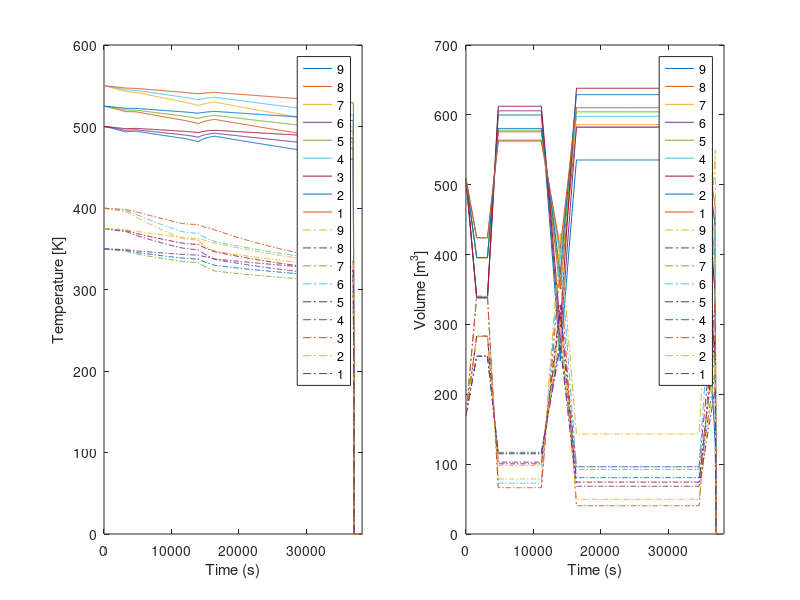
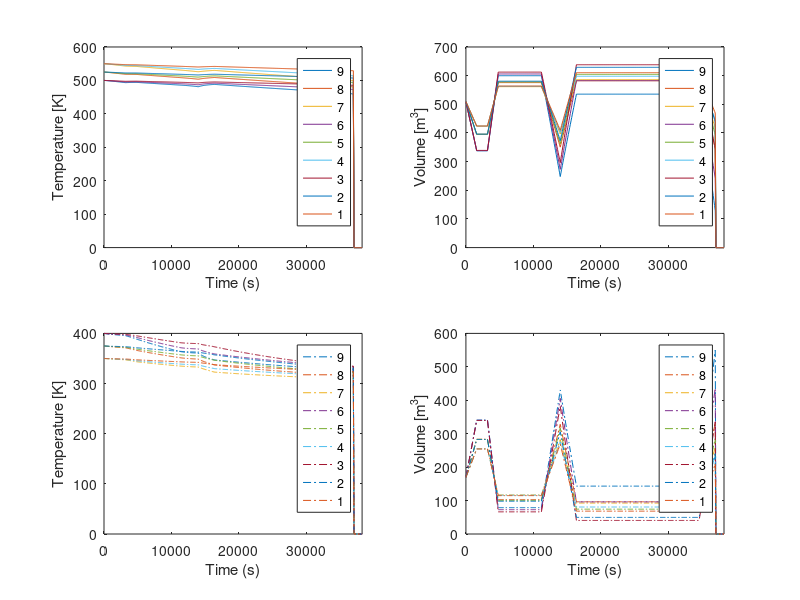

MATLAB code to generate these figures, in order:
clear all
close all
% Run this script first
start_time = tic;

%==========================================================================================
% Inputs
%==========================================================================================
% Salt Tank Inputs          |  Value            | Units       | Description/Notes
%---------------------------|-------------------|-------------|-----------------------------
TANK_RADIUS                 = 6;                % m             both tanks have same dimensions
TANK_HEIGHT                 = 6;                % m             in Milestone 3 report a tank height of 12 was used
STARTING_HOT_TANK_VOL_FRACT = 0.75;             % -             total fluid volume equals the volume of one tank.  This is the fraction of the total fluid that's initially in the hot tank
P_IN                        = 50E6;             % J/s           rate at which THERMAL power is transferred in when charging
P_OUT                       = 30E6;             % J/s           rate at which THERMAL power is transferred out when discharging
T_inf                       = 300;              % K             ambient temperature outside the tank
%------------------------------------------------------------------------------------------
% Sensitvity Analysis Input Ranges (9 combos used based on temp, hx_cf, and salt)
%------------------------------------------------------------------------------------------
T_HL                        = [550, 525, 500];  % K             array of target hot tank temps
T_CL                        = [350, 375, 400];  % K             array of target cold tank temps
hx_cf                       = [20, 35, 50];     %               heat transfer coeff for natural circulation convective heat xfer to environment - W/m2/K
salt                        = "Solar Salt";     %               Solar Salt, Hitec XL or Glauber
c_p                         = 0;                % J/kg-K        specific heat capacity , value initiated with 0 
rho                         = 0;                % kg/m3         density, value initiated with 0
if salt == "Solar Salt"
    c_p                     = 1496;
    rho                     = 1899;
elseif salt == "Hitec XL"
    c_p                     = 1447;
    rho                     = 1992;
elseif salt == "Glauber"
    c_p                     = 3349;
    rho                     = 1460;
else
    print("Error in salt input");
end
%------------------------------------------------------------------------------------------
% Sets up events (discharge, nothing, charge)
%------------------------------------------------------------------------------------------
N_EVENTS                    = 8;                %               number of events
event                       = [];               %               the event array is initiated with 0, 1 or 2 to correspond to a 
% charge, constant, or discharge cycle. can string together as many events 0, 1 and 2 as you want, 
% but code will give garbage results if either tank becomes totally empty or if heat loss to environment is 
% too high this can be fixed with some more coding but for now just keep an eye on the plots
endt_event                  = [];
tsteps_per_event            = [];
event(1)                    = 0;                % discharge
event(2)                    = 1;                % do nothing for a while
event(3)                    = 2;                % charge
event(4)                    = 1;
event(5)                    = 0;
event(6)                    = 2;
event(7)                    = 1;
event(8)                    = 0;
endt_event(1)               = 1800;             % s             event 1 ends after 1800 s (30 minutes)
endt_event(2)               = 3600;             % s             event 2 ends at 3600 s (hence lasts 1800 s)
endt_event(3)               = 5400;             % s             sets the end time of each event
endt_event(4)               = 12000;            % s
endt_event(5)               = 15000;            % s
endt_event(6)               = 17600;            % s
endt_event(7)               = 36000;            % s
endt_event(8)               = 38400;            % s
dt                          = 100;              % s             time step in seconds - I haven't tested convergence, could possibly jack this way up
%==========================================================================================
% end of inputs
%==========================================================================================




%-------------------------------------------------------------------------
% Initial Calculations
%-------------------------------------------------------------------------
TANK_TOTVOL             = pi*TANK_RADIUS*TANK_RADIUS*TANK_HEIGHT;       % m3, tank volume
TANK_SIDESA             = 2*pi*TANK_RADIUS*TANK_HEIGHT;                 % m2, area of tank sides
tsteps_per_event(1)     = round(endt_event(1)/dt);                      % number of time steps in the first event
endt_event(1)           = dt*tsteps_per_event(1);
nt                      = tsteps_per_event(1);
for i=2:N_EVENTS        % calculates total number of time steps for all events
    tsteps_per_event(i) = round((endt_event(i)-endt_event(i-1))/dt);% number of time steps in event i
    endt_event(i)       = endt_event(i-1) + dt*tsteps_per_event(i); % rounds entries here?
    nt                  = nt + tsteps_per_event(i);
end
t                       = (0:dt:(nt-1)*dt); % time array?

%-------------------------------------------------------------------------
% Creates arrays of length nt for time, temperatures, volumes, and masses
%-------------------------------------------------------------------------
Th                      = zeros(1,nt);
Tc                      = zeros(1,nt);
Vh                      = zeros(1,nt);
Vc                      = zeros(1,nt);
mh                      = zeros(1,nt);
mc                      = zeros(1,nt);
% mdotchg = zeros(nt,1)';
% mdotdis = zeros(nt,1)';

% Creates temporary 2D arrays for Th, Tc, Vh, and Vc
% These will store Th, Tc, Vh, and Vc for all nine sensitivity trials  
Th_temp                 = zeros(9,nt);
Tc_temp                 = zeros(9,nt);
Vh_temp                 = zeros(9,nt);
Vc_temp                 = zeros(9,nt);



% These two loops will iterate through the different sensitivity inputs
count = 1;
for h=1:3       % h iterates through the heat transfer coefficients
    for g=1:3   % g iterates though the temperature ranges 
        % inital assignments/calculations for Th, Tc, Vc, and Vh at time step zero
        Th(1) = T_HL(g); % initial T in hot tank
        Tc(1) = T_CL(g); % initial T in cold tank
        mh(1) = TANK_TOTVOL*rho*STARTING_HOT_TANK_VOL_FRACT;     % initial mass in hot tank
        mc(1) = TANK_TOTVOL*rho*(1-STARTING_HOT_TANK_VOL_FRACT); % initial mass in cold tank
        Vh(1) = mh(1)/rho; % initial volume in hot tank
        Vc(1) = mc(1)/rho; % initial volume in cold tank
        % mdotchg(1) = 0;
        % mdotdis(1) = 0;
        ix = 2;
        mt = [];
        % calculated temperatures and volumes at the time steps for each case
        % the formulas used for Th, Tc, Vh, and Vc can be found in the report -- derived by Schneider 
        for i=1:N_EVENTS
            if event(i)==0  % discharge
                for j=1:tsteps_per_event(i) 
                    Th(ix) = Th(ix-1)-dt*(hx_cf(h)*(Th(ix-1)-T_inf)*TANK_SIDESA/(c_p*rho*Vh(ix-1)));
                    Tc(ix) = Tc(ix-1)-dt*(hx_cf(h)*(Tc(ix-1)-T_inf)*TANK_SIDESA/(c_p*rho*Vc(ix-1)));
                    Vh(ix) = Vh(ix-1)-dt*(P_OUT/(rho*c_p*(Th(ix-1)-T_CL(g)))); 
                    Vc(ix) = Vc(ix-1)+dt*(P_OUT/(rho*c_p*(Th(ix-1)-T_CL(g))));
                    mt     = dt*(P_OUT/(rho*c_p*(Th(ix-1)-T_CL(g)))); % Why is this the same as the second term in V eqn?********
                    ix     = ix+1;
                end % for int j
                ix = ix-2; % reset time step index after each event
            elseif event(i) == 1  % just heat loss
                for j=1:tsteps_per_event(i)
                     Th(ix) = Th(ix-1)-dt*(hx_cf(h)*(Th(ix-1)-T_inf)*TANK_SIDESA/(c_p*rho*Vh(ix-1)));
                     Tc(ix) = Tc(ix-1)-dt*(hx_cf(h)*(Tc(ix-1)-T_inf)*TANK_SIDESA/(c_p*rho*Vc(ix-1)));
                     Vh(ix) = Vh(ix-1);
                     Vc(ix) = Vc(ix-1);
                     ix     = ix+1;
                end %for int j
                ix = ix-2; % reset time step index after each event
            elseif event(i) == 2  % charge
                for j=1:tsteps_per_event(i)
                    Th(ix) = Th(ix-1)+dt*(P_IN*(T_HL(g)-Th(ix-1))/(Vh(ix-1)*c_p*rho*(T_HL(g)-Tc(ix-1)))-hx_cf(h)*(Th(ix-1)-T_inf)*TANK_SIDESA/(c_p*rho*Vh(ix-1)));
                    Tc(ix) = Tc(ix-1)-dt*(P_IN*(T_HL(g)-Th(ix-1))/(Vh(ix-1)*c_p*rho*(T_HL(g)-Tc(ix-1)))+hx_cf(h)*(Tc(ix-1)-T_inf)*TANK_SIDESA/(c_p*rho*Vc(ix-1)));
                    Vh(ix) = Vh(ix-1)+dt*(P_IN/(rho*c_p*(T_HL(g)-Tc(ix-1))));
                    Vc(ix) = Vc(ix-1)-dt*(P_IN/(rho*c_p*(T_HL(g)-Tc(ix-1)))); 
                    ix     = ix+1;
                end %for int j
                ix = ix-2; % reset time step index after each event
            else
                break;
            end
        end % for int i
        % once all temperatures and volumes are calculated for a given sensitivity trial (1-9), the results are stored
        % in the 2D temporary arrays
        for r = 1:nt
            Th_temp(count,r) = Th(r);
            Tc_temp(count,r) = Tc(r);
            Vh_temp(count,r) = Vh(r);
            Vc_temp(count,r) = Vc(r);
        end %for int r

        count = count+1;
    
    end % for int g
    
end %for int h

%these 1D arrays are created to hold the temperature and volume results of each sensitivity trial
%9 possible combos for Th, Tc, Vh, and Vc
Th1 = zeros(1,nt);
Tc1 = zeros(1,nt);
Vh1 = zeros(1,nt);
Vc1 = zeros(1,nt);

Th2 = zeros(1,nt);
Tc2 = zeros(1,nt);
Vh2 = zeros(1,nt);
Vc2 = zeros(1,nt);

Th3 = zeros(1,nt);
Tc3 = zeros(1,nt);
Vh3 = zeros(1,nt);
Vc3 = zeros(1,nt);

Th4 = zeros(1,nt);
Tc4 = zeros(1,nt);
Vh4 = zeros(1,nt);
Vc4 = zeros(1,nt);

Th5 = zeros(1,nt);
Tc5 = zeros(1,nt);
Vh5 = zeros(1,nt);
Vc5 = zeros(1,nt);

Th6 = zeros(1,nt);
Tc6 = zeros(1,nt);
Vh6 = zeros(1,nt);
Vc6 = zeros(1,nt);

Th7 = zeros(1,nt);
Tc7 = zeros(1,nt);
Vh7 = zeros(1,nt);
Vc7 = zeros(1,nt);

Th8 = zeros(1,nt);
Tc8 = zeros(1,nt);
Vh8 = zeros(1,nt);
Vc8 = zeros(1,nt);

Th9 = zeros(1,nt);
Tc9 = zeros(1,nt);
Vh9 = zeros(1,nt);
Vc9 = zeros(1,nt);

% assignments from the 2D temporary array are made to the individual 1D arrays defined above 
for y=1:nt
    Th1(y) = Th_temp(1,y);
    Tc1(y) = Tc_temp(1,y);
    Vh1(y) = Vh_temp(1,y);
    Vc1(y) = Vc_temp(1,y);

    Th2(y) = Th_temp(2,y);
    Tc2(y) = Tc_temp(2,y);
    Vh2(y) = Vh_temp(2,y);
    Vc2(y) = Vc_temp(2,y);

    Th3(y) = Th_temp(3,y);
    Tc3(y) = Tc_temp(3,y);
    Vh3(y) = Vh_temp(3,y);
    Vc3(y) = Vc_temp(3,y);

    Th4(y) = Th_temp(4,y);
    Tc4(y) = Tc_temp(4,y);
    Vh4(y) = Vh_temp(4,y);
    Vc4(y) = Vc_temp(4,y);

    Th5(y) = Th_temp(5,y);
    Tc5(y) = Tc_temp(5,y);
    Vh5(y) = Vh_temp(5,y);
    Vc5(y) = Vc_temp(5,y);

    Th6(y) = Th_temp(6,y);
    Tc6(y) = Tc_temp(6,y);
    Vh6(y) = Vh_temp(6,y);
    Vc6(y) = Vc_temp(6,y);

    Th7(y) = Th_temp(7,y);
    Tc7(y) = Tc_temp(7,y);
    Vh7(y) = Vh_temp(7,y);
    Vc7(y) = Vc_temp(7,y);

    Th8(y) = Th_temp(8,y);
    Tc8(y) = Tc_temp(8,y);
    Vh8(y) = Vh_temp(8,y);
    Vc8(y) = Vc_temp(8,y);

    Th9(y) = Th_temp(9,y);
    Tc9(y) = Tc_temp(9,y);
    Vh9(y) = Vh_temp(9,y);
    Vc9(y) = Vc_temp(9,y);
end % for y


%==========================================================================================
% Plotting
%==========================================================================================

%------------------------------------------------------------------------------------------
% Temperature Plot
%------------------------------------------------------------------------------------------
subplot(1,2,1)
plot(t,Th9,t,Th8,t,Th7,t,Th6,t,Th5,t,Th4,t,Th3,t,Th2,t,Th1,...
    t,Tc9,'-.',t,Tc8,'-.',t,Tc7,'-.',t,Tc6,'-.',t,Tc5,'-.',t,Tc4,'-.',t,Tc3,'-.',t,Tc2,'-.',t,Tc1,'-.')
legend('9','8','7','6','5','4','3','2','1','9','8','7','6','5','4','3','2','1')
xlim([0 max(t)]), xlabel('Time (s)'), ylabel('Temperature [K]')
set(gcf,'Color','w')

%------------------------------------------------------------------------------------------
% Volume Plot
%------------------------------------------------------------------------------------------
subplot(1,2,2)
plot(t,Vh9,t,Vh8,t,Vh7,t,Vh6,t,Vh5,t,Vh4,t,Vh3,t,Vh2,t,Vh1,...
    t,Vc9,'-.',t,Vc8,'-.',t,Vc7,'-.',t,Vc6,'-.',t,Vc5,'-.',t,Vc4,'-.',t,Vc3,'-.',t,Vc2,'-.',t,Vc1,'-.')
legend('9','8','7','6','5','4','3','2','1','9','8','7','6','5','4','3','2','1')
xlim([0 max(t)]), xlabel('Time (s)'), ylabel('Volume [m^3]')
set(gcf,'Color','w')


%------------------------------------------------------------------------------------------
% All Separate Plots
%------------------------------------------------------------------------------------------
figure
subplot(2,2,1), title('Hot Tank Temperature')
plot(t,Th9,t,Th8,t,Th7,t,Th6,t,Th5,t,Th4,t,Th3,t,Th2,t,Th1)
legend('9','8','7','6','5','4','3','2','1')
xlim([0 max(t)]), xlabel('Time (s)'), ylabel('Temperature [K]')
set(gcf,'Color','w')

subplot(2,2,2), title('Hot Tank Volume')
plot(t,Vh9,t,Vh8,t,Vh7,t,Vh6,t,Vh5,t,Vh4,t,Vh3,t,Vh2,t,Vh1)
legend('9','8','7','6','5','4','3','2','1')
xlim([0 max(t)]), xlabel('Time (s)'), ylabel('Volume [m^3]')
set(gcf,'Color','w')

subplot(2,2,3), title('Cold Tank Temperature')
plot(t,Tc9,'-.',t,Tc8,'-.',t,Tc7,'-.',t,Tc6,'-.',t,Tc5,'-.',t,Tc4,'-.',t,Tc3,'-.',t,Tc2,'-.',t,Tc1,'-.')
legend('9','8','7','6','5','4','3','2','1')
xlim([0 max(t)]), xlabel('Time (s)'), ylabel('Temperature [K]')
set(gcf,'Color','w')

subplot(2,2,4), title('Cold Tank Volume')
plot(t,Vc9,'-.',t,Vc8,'-.',t,Vc7,'-.',t,Vc6,'-.',t,Vc5,'-.',t,Vc4,'-.',t,Vc3,'-.',t,Vc2,'-.',t,Vc1,'-.')
legend('9','8','7','6','5','4','3','2','1')
xlim([0 max(t)]), xlabel('Time (s)'), ylabel('Volume [m^3]')
set(gcf,'Color','w')


% figure
% plot(t,Th_temp',t,Tc_temp','-.')



